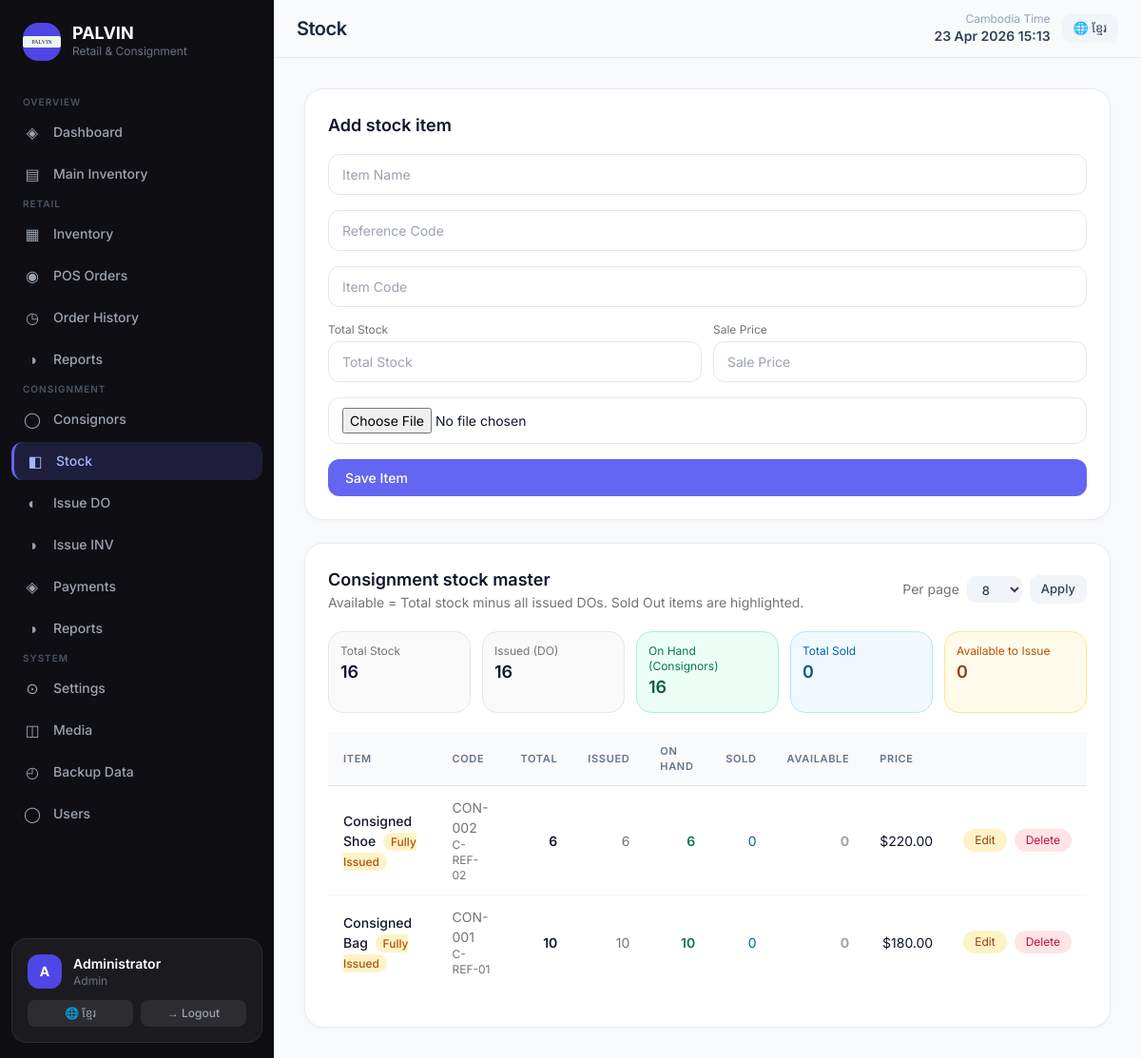
/consignment_main_inventory.php (signed in), run on the app's committed database.
### tables this page shows
CREATE TABLE consignment_main_inventory (
    id INT AUTO_INCREMENT PRIMARY KEY,
    item_name VARCHAR(180) NOT NULL,
    reference_code VARCHAR(120) NULL,
    item_code VARCHAR(120) NOT NULL UNIQUE,
    total_stock INT NOT NULL DEFAULT 0,
    sale_price DECIMAL(12,2) NOT NULL DEFAULT 0,
    image_path VARCHAR(255) NULL,
    updated_at DATETIME NULL
);

### includes/functions.php (called while the page is built, shortened)
<?php
if (!function_exists('e')) {
function e($value = null): string {
    return htmlspecialchars((string)$value, ENT_QUOTES, 'UTF-8');
}}
if (!function_exists('db_one')) {
function db_one(PDO $pdo, string $sql, array $params = []) {
    $stmt = $pdo->prepare($sql); $stmt->execute($params); return $stmt->fetch();
}}
if (!function_exists('db_all')) {
function db_all(PDO $pdo, string $sql, array $params = []): array {
    $stmt = $pdo->prepare($sql); $stmt->execute($params); return $stmt->fetchAll();
}}
if (!function_exists('db_value')) {
function db_value(PDO $pdo, string $sql, array $params = [], $default = 0) {
    $row = db_one($pdo, $sql, $params);
    return array_values($row)[0] ?? $default;
}}
if (!function_exists('money')) {
function money($value): string { return '$' . number_format((float)$value, 2); }}
if (!function_exists('paginate_meta')) {
function paginate_meta(int $total, int $defaultPerPage = 10, int $maxPerPage = 50): array {
    $raw = $_GET['per_page'] ?? $defaultPerPage;
    $perPage = (int)$raw;
    $page = (int)($_GET['page'] ?? 1);
    $pages = max(1, (int)ceil($total / max(1, $perPage)));
    return ['page'=>$page,'per_page'=>$perPage,'pages'=>$pages,'offset'=>($page-1)*$perPage,'total'=>$total,'show_all'=>false];
}}

### consignment_main_inventory.php (the view, shortened to what this page needs)
<?php
require __DIR__ . '/includes/bootstrap.php';
$edit  = isset($_GET['edit']) ? db_one($pdo, 'SELECT * FROM consignment_main_inventory WHERE id=?', [(int)$_GET['edit']]) : null;
$total = (int)db_value($pdo, 'SELECT COUNT(*) FROM consignment_main_inventory');
$meta  = paginate_meta($total, 8, 50);
$rows = db_all($pdo, "
    SELECT
        mi.*,
        COALESCE(asgn.total_assigned, 0)                                AS total_assigned,
        GREATEST(mi.total_stock - COALESCE(asgn.total_assigned, 0), 0) AS available_to_assign,
        COALESCE(inv.on_hand, 0)                                        AS on_hand,
        COALESCE(sold.total_sold, 0)                                    AS total_sold
    FROM consignment_main_inventory mi
    LEFT JOIN (
        SELECT main_inventory_id, SUM(assigned_stock) AS total_assigned
        FROM consignment_assignments
        GROUP BY main_inventory_id
    ) asgn ON asgn.main_inventory_id = mi.id
    LEFT JOIN (
        SELECT main_inventory_id, SUM(stock_balance) AS on_hand
        FROM consignment_inventory
        GROUP BY main_inventory_id
    ) inv ON inv.main_inventory_id = mi.id
    LEFT JOIN (
        SELECT ci.main_inventory_id, SUM(cs.quantity) AS total_sold
        FROM consignment_sales cs
        JOIN consignment_inventory ci ON ci.id = cs.inventory_id
        GROUP BY ci.main_inventory_id
    ) sold ON sold.main_inventory_id = mi.id
    ORDER BY mi.id DESC
    LIMIT " . (int)$meta['per_page'] . " OFFSET " . (int)$meta['offset']
);
require __DIR__ . '/includes/header.php';
?>
<div class="grid gap-6 xl:grid-cols-[400px,1fr]">
    <form method="post" enctype="multipart/form-data"
          class="pvn-card p-6 space-y-4 no-print self-start">
        <div class="flex items-center justify-between">
            <h3 class="font-semibold text-lg"><?= $edit ? 'Edit stock item' : 'Add stock item' ?></h3>
        </div>
        <input name="item_name"      value="<?= e($edit['item_name']      ?? '') ?>" class="pvn-input" placeholder="Item Name" required>
        <input name="reference_code" value="<?= e($edit['reference_code'] ?? '') ?>" class="pvn-input" placeholder="Reference Code">
        <input name="item_code"      value="<?= e($edit['item_code']      ?? '') ?>" class="pvn-input" placeholder="Item Code" required>
        <div class="grid grid-cols-2 gap-3">
            <div>
                <label class="text-xs text-neutral-500 mb-1 block">Total Stock</label>
                <input type="number" name="total_stock" value="<?= e((string)($edit['total_stock'] ?? '')) ?>"
                       class="pvn-input" placeholder="Total Stock" required>
            </div>
            <div>
                <label class="text-xs text-neutral-500 mb-1 block">Sale Price</label>
                <input type="number" step="0.01" name="sale_price" value="<?= e((string)($edit['sale_price'] ?? '')) ?>"
                       class="pvn-input" placeholder="Sale Price" required>
            </div>
        </div>
        <input type="file" name="image" class="pvn-input">
        <button class="w-full pvn-btn pvn-btn-primary">
            <?= $edit ? 'Update Item' : 'Save Item' ?>
        </button>
    </form>
    <div class="pvn-card p-6">
        <div class="flex flex-wrap items-center justify-between gap-3 mb-5 no-print">
            <div>
                <h3 class="font-semibold text-lg">Consignment stock master</h3>
                <p class="text-sm text-neutral-500">Available = Total stock minus all issued DOs. Sold Out items are highlighted.</p>
            </div>
            <form class="flex items-center gap-2">
                <span class="text-sm text-neutral-500">Per page</span>
                <select name="per_page" class="pvn-btn pvn-btn-secondary pvn-btn-sm">
                    <?php foreach ([6,8,10,12] as $opt): ?>
                    <option value="<?= $opt ?>" <?= $meta['per_page']===$opt?'selected':'' ?>><?= $opt ?></option>
                    <?php endforeach; ?>
                </select>
                <button class="pvn-btn pvn-btn-secondary pvn-btn-sm">Apply</button>
            </form>
        </div>
        <?php
            $totStock   = array_sum(array_column($rows, 'total_stock'));
            $totAssigned= array_sum(array_column($rows, 'total_assigned'));
            $totOnHand  = array_sum(array_column($rows, 'on_hand'));
            $totSold    = array_sum(array_column($rows, 'total_sold'));
            $totAvail   = array_sum(array_column($rows, 'available_to_assign'));
        ?>
        <div class="grid grid-cols-2 md:grid-cols-5 gap-3 mb-5">
            <div class="rounded-2xl bg-neutral-50 p-3 border">
                <div class="text-xs text-neutral-500">Total Stock</div>
                <div class="font-semibold text-lg"><?= $totStock ?></div>
            </div>
            <div class="rounded-2xl bg-neutral-50 p-3 border">
                <div class="text-xs text-neutral-500">Issued (DO)</div>
                <div class="font-semibold text-lg"><?= $totAssigned ?></div>
            </div>
            <div class="rounded-2xl bg-emerald-50 p-3 border border-emerald-200">
                <div class="text-xs text-emerald-700">On Hand (Consignors)</div>
                <div class="font-semibold text-lg text-emerald-800"><?= $totOnHand ?></div>
            </div>
            <div class="rounded-2xl bg-sky-50 p-3 border border-sky-200">
                <div class="text-xs text-sky-700">Total Sold</div>
                <div class="font-semibold text-lg text-sky-800"><?= $totSold ?></div>
            </div>
            <div class="rounded-2xl bg-amber-50 p-3 border border-amber-200">
                <div class="text-xs text-amber-700">Available to Issue</div>
                <div class="font-semibold text-lg text-amber-800"><?= $totAvail ?></div>
            </div>
        </div>
        <div class="overflow-auto">
            <table class="pvn-table">
                <thead>
                    <tr class="border-b text-left text-neutral-500 text-xs uppercase tracking-wide">
                        <th class="py-3">Item</th>
                        <th>Code</th>
                        <th class="text-right">Total</th>
                        <th class="text-right">Issued</th>
                        <th class="text-right">On Hand</th>
                        <th class="text-right">Sold</th>
                        <th class="text-right">Available</th>
                        <th class="text-right">Price</th>
                        <th class="no-print"></th>
                    </tr>
                </thead>
                <tbody>
                <?php foreach ($rows as $row):
                    $soldOut = (int)$row['available_to_assign'] <= 0 && (int)$row['on_hand'] <= 0;
                    $rowClass = $soldOut ? 'bg-rose-50' : 'hover:bg-neutral-50';
                ?>
                <tr class="border-b last:border-b-0 <?= $rowClass ?>">
                    <td class="py-3 font-medium">
                        <?= e($row['item_name']) ?>
                        <?php if ($soldOut): ?>
                        <span class="ml-1 rounded-full bg-rose-100 px-2 py-0.5 text-xs text-rose-700">Sold Out</span>
                        <?php elseif ((int)$row['available_to_assign'] === 0): ?>
                        <span class="ml-1 rounded-full bg-amber-100 px-2 py-0.5 text-xs text-amber-700">Fully Issued</span>
                        <?php endif; ?>
                    </td>
                    <td class="text-neutral-500"><?= e($row['item_code']) ?><div class="text-xs"><?= e($row['reference_code']) ?></div></td>
                    <td class="text-right font-semibold"><?= (int)$row['total_stock'] ?></td>
                    <td class="text-right text-neutral-500"><?= (int)$row['total_assigned'] ?></td>
                    <td class="text-right font-semibold text-emerald-700"><?= (int)$row['on_hand'] ?></td>
                    <td class="text-right text-sky-700"><?= (int)$row['total_sold'] ?></td>
                    <td class="text-right font-bold <?= (int)$row['available_to_assign'] > 0 ? 'text-amber-700' : 'text-neutral-400' ?>">
                        <?= (int)$row['available_to_assign'] ?>
                    </td>
                    <td class="text-right"><?= e(money($row['sale_price'])) ?></td>
                    <td class="no-print py-2">
                        <div class="flex gap-2 justify-end">
                            <a class="rounded-xl bg-amber-100 px-3 py-1 text-amber-800 text-xs" href="?edit=<?= (int)$row['id'] ?>">Edit</a>
                            <a class="rounded-xl bg-rose-100 px-3 py-1 text-rose-700 text-xs"
                               href="?delete=<?= (int)$row['id'] ?>"
                               onclick="return confirm('Delete this stock item?')">Delete</a>
                        </div>
                    </td>
                </tr>
                <?php endforeach; ?>
                </tbody>
            </table>
        </div>
    </div>
</div>
<?php require __DIR__ . '/includes/footer.php'; ?>

### data on the page
consignment_main_inventory: item_name "Consigned Shoe", item_code "CON-002", reference_code "C-REF-02", total_stock "6", total_assigned "6", on_hand "6", total_sold "0", available_to_assign "0", sale_price "$220.00"
consignment_main_inventory: item_name "Consigned Bag", item_code "CON-001", reference_code "C-REF-01", total_stock "10", total_assigned "10", on_hand "10", total_sold "0", available_to_assign "0", sale_price "$180.00"

### other printed values
$group['title'] "OVERVIEW"
$info['icon'] "◈"
$info['label'] "Dashboard"
$info['icon'] "▤"
$info['label'] "Main Inventory"
$group['title'] "RETAIL"
$info['icon'] "▦"
$info['label'] "Inventory"
$info['icon'] "◉"
$info['label'] "POS Orders"
$info['icon'] "◷"
$info['label'] "Order History"
$info['icon'] "◑"
$info['label'] "Reports"
$group['title'] "CONSIGNMENT"
